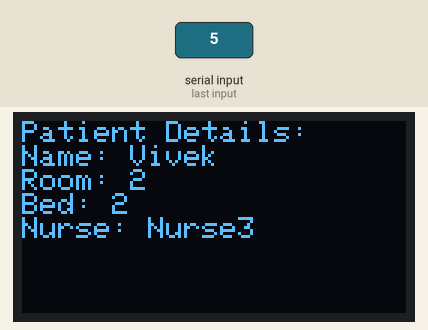
This sketch was run on a simulated ESP32. On the bench: 128×64 one-colour display. Inputs (shaded band) come from the test bench. What the sketch prints to the serial monitor is not drawn.

0.9 s: "5\n" received over Serial
Above: at 2.2 s.
Timing chart, 0 to 3.9 s (numbered marks = the images above; inputs shaded):
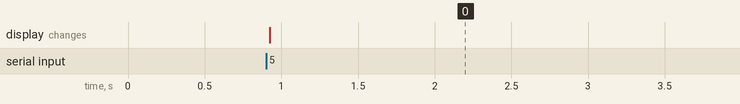

The sketch:

hackathon.ino
```cpp
#include <Wire.h>
#include <Adafruit_GFX.h>
#include <Adafruit_SSD1306.h>

// Define OLED display width and height
#define SCREEN_WIDTH 128
#define SCREEN_HEIGHT 64
#define OLED_RESET    -1  // Reset pin # (or -1 if sharing Arduino reset pin)

// Create an OLED display object
Adafruit_SSD1306 display(SCREEN_WIDTH, SCREEN_HEIGHT, &Wire, OLED_RESET);

// Define the structure for a patient
struct Patient {
    char name[50];
    int room;
    int bed;
    char nurse[50]; // Nurse's name as a string
};

// Function to initialize OLED
void initOLED() {
    if (!display.begin(SSD1306_SWITCHCAPVCC, 0x3C)) { // Address 0x3C for 128x64
        Serial.println(F("SSD1306 allocation failed"));
        for (;;); // Don't proceed, loop forever
    }
    display.clearDisplay();
    display.setTextSize(1);      // Normal 1:1 pixel scale
    display.setTextColor(SSD1306_WHITE); // Draw white text
    display.setCursor(0, 0);     // Start at top-left corner
    display.display();
}

// Function to display all patient details on OLED
void displayPatientOnOLED(const Patient& patient) {
    display.clearDisplay();
    display.setCursor(0, 0);

    // Display patient details
    display.println("Patient Details:");
    display.printf("Name: %s\n", patient.name);
    display.printf("Room: %d\n", patient.room);
    display.printf("Bed: %d\n", patient.bed);
    display.printf("Nurse: %s\n", patient.nurse);

    display.display();
}

void setup() {
    Serial.begin(115200);

    // Initialize OLED
    initOLED();

    // Define the patient database
    struct Patient patients[] = {
        {"Ashu", 1, 1, "Nurse1"},
        {"Hargun", 1, 2, "Nurse1"},
        {"Disha", 1, 3, "Nurse2"},
        {"Jai", 1, 4, "Nurse2"},
        {"Ashish", 2, 1, "Nurse3"},
        {"Vivek", 2, 2, "Nurse3"},
        {"Varda", 2, 3, "Nurse4"},
        {"Jayanti", 2, 4, "Nurse4"}
    };

    // Ask the user to enter a patient number
    Serial.println("Enter patient number (0-7):");
    while (!Serial.available()); // Wait for user input
    int patientNumber = Serial.parseInt(); // Read the patient number

    // Validate the patient number
    if (patientNumber >= 0 && patientNumber < 8) {
        // Display all details of the selected patient on OLED
        displayPatientOnOLED(patients[patientNumber]);

        // Print patient details to Serial Monitor for debugging
        Serial.println("\nPatient Details:");
        Serial.printf("Name: %s\n", patients[patientNumber].name);
        Serial.printf("Room: %d\n", patients[patientNumber].room);
        Serial.printf("Bed: %d\n", patients[patientNumber].bed);
        Serial.printf("Nurse: %s\n", patients[patientNumber].nurse);
    } else {
        Serial.println("Invalid patient number! Please enter a number between 0 and 7.");
    }
}

void loop() {
    // Nothing to do here
}
```

Measured:
- after the input at 0.9 s, the display: changes at once (image 0)
